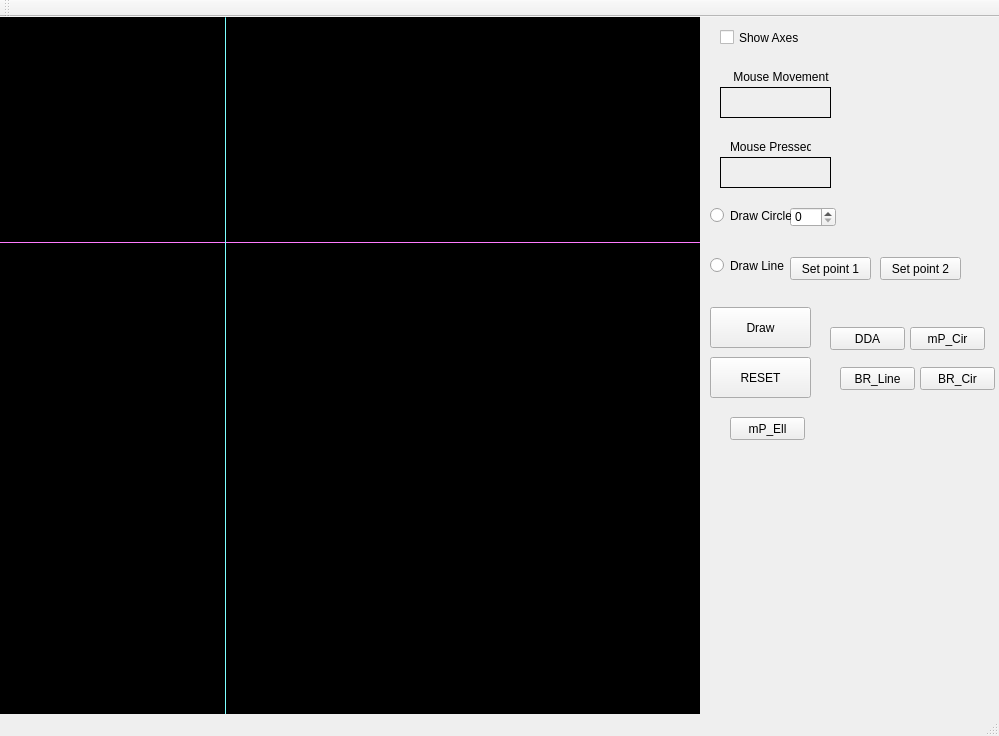
<?xml version="1.0" encoding="UTF-8"?>
<ui version="4.0">
 <class>MainWindow</class>
 <widget class="QMainWindow" name="MainWindow">
  <property name="geometry">
   <rect>
    <x>0</x>
    <y>0</y>
    <width>999</width>
    <height>736</height>
   </rect>
  </property>
  <property name="windowTitle">
   <string>MainWindow</string>
  </property>
  <widget class="QWidget" name="centralWidget">
   <widget class="my_label" name="frame">
    <property name="geometry">
     <rect>
      <x>0</x>
      <y>0</y>
      <width>700</width>
      <height>700</height>
     </rect>
    </property>
    <property name="mouseTracking">
     <bool>true</bool>
    </property>
    <property name="styleSheet">
     <string notr="true">background-color: rgb(0, 0, 0);</string>
    </property>
    <property name="frameShape">
     <enum>QFrame::Box</enum>
    </property>
    <property name="lineWidth">
     <number>1</number>
    </property>
    <property name="text">
     <string/>
    </property>
   </widget>
   <widget class="QLabel" name="mouse_movement">
    <property name="geometry">
     <rect>
      <x>720</x>
      <y>70</y>
      <width>111</width>
      <height>31</height>
     </rect>
    </property>
    <property name="frameShape">
     <enum>QFrame::Panel</enum>
    </property>
    <property name="text">
     <string/>
    </property>
   </widget>
   <widget class="QLabel" name="label_3">
    <property name="geometry">
     <rect>
      <x>720</x>
      <y>50</y>
      <width>111</width>
      <height>20</height>
     </rect>
    </property>
    <property name="text">
     <string>    Mouse Movement</string>
    </property>
   </widget>
   <widget class="QLabel" name="mouse_pressed">
    <property name="geometry">
     <rect>
      <x>720</x>
      <y>140</y>
      <width>111</width>
      <height>31</height>
     </rect>
    </property>
    <property name="frameShape">
     <enum>QFrame::Panel</enum>
    </property>
    <property name="text">
     <string/>
    </property>
   </widget>
   <widget class="QLabel" name="label_5">
    <property name="geometry">
     <rect>
      <x>730</x>
      <y>120</y>
      <width>81</width>
      <height>20</height>
     </rect>
    </property>
    <property name="text">
     <string>Mouse Pressed</string>
    </property>
   </widget>
   <widget class="Line" name="x_axis">
    <property name="geometry">
     <rect>
      <x>0</x>
      <y>225</y>
      <width>700</width>
      <height>1</height>
     </rect>
    </property>
    <property name="styleSheet">
     <string notr="true">background-color: rgb(255, 85, 255);</string>
    </property>
    <property name="orientation">
     <enum>Qt::Horizontal</enum>
    </property>
   </widget>
   <widget class="Line" name="y_axis">
    <property name="geometry">
     <rect>
      <x>225</x>
      <y>0</y>
      <width>1</width>
      <height>700</height>
     </rect>
    </property>
    <property name="styleSheet">
     <string notr="true">
background-color: rgb(85, 255, 255);</string>
    </property>
    <property name="orientation">
     <enum>Qt::Vertical</enum>
    </property>
   </widget>
   <widget class="QCheckBox" name="show_axes">
    <property name="geometry">
     <rect>
      <x>720</x>
      <y>10</y>
      <width>91</width>
      <height>21</height>
     </rect>
    </property>
    <property name="text">
     <string>Show Axes</string>
    </property>
   </widget>
   <widget class="QPushButton" name="Draw">
    <property name="geometry">
     <rect>
      <x>710</x>
      <y>290</y>
      <width>101</width>
      <height>41</height>
     </rect>
    </property>
    <property name="text">
     <string>Draw</string>
    </property>
   </widget>
   <widget class="QSpinBox" name="circle_radius">
    <property name="geometry">
     <rect>
      <x>790</x>
      <y>190</y>
      <width>46</width>
      <height>20</height>
     </rect>
    </property>
   </widget>
   <widget class="QRadioButton" name="draw_circle">
    <property name="geometry">
     <rect>
      <x>710</x>
      <y>190</y>
      <width>81</width>
      <height>17</height>
     </rect>
    </property>
    <property name="text">
     <string>Draw Circle</string>
    </property>
   </widget>
   <widget class="QRadioButton" name="draw_line">
    <property name="geometry">
     <rect>
      <x>710</x>
      <y>240</y>
      <width>77</width>
      <height>17</height>
     </rect>
    </property>
    <property name="text">
     <string>Draw Line</string>
    </property>
   </widget>
   <widget class="QPushButton" name="set_point1">
    <property name="geometry">
     <rect>
      <x>790</x>
      <y>240</y>
      <width>81</width>
      <height>23</height>
     </rect>
    </property>
    <property name="text">
     <string>Set point 1</string>
    </property>
   </widget>
   <widget class="QPushButton" name="set_point2">
    <property name="geometry">
     <rect>
      <x>880</x>
      <y>240</y>
      <width>81</width>
      <height>23</height>
     </rect>
    </property>
    <property name="text">
     <string>Set point 2</string>
    </property>
   </widget>
   <widget class="QPushButton" name="pushButton">
    <property name="geometry">
     <rect>
      <x>710</x>
      <y>340</y>
      <width>101</width>
      <height>41</height>
     </rect>
    </property>
    <property name="text">
     <string>RESET</string>
    </property>
   </widget>
   <widget class="QPushButton" name="pushButton_2">
    <property name="geometry">
     <rect>
      <x>830</x>
      <y>310</y>
      <width>75</width>
      <height>23</height>
     </rect>
    </property>
    <property name="text">
     <string>DDA</string>
    </property>
   </widget>
   <widget class="QPushButton" name="pushButton_3">
    <property name="geometry">
     <rect>
      <x>840</x>
      <y>350</y>
      <width>75</width>
      <height>23</height>
     </rect>
    </property>
    <property name="text">
     <string>BR_Line</string>
    </property>
   </widget>
   <widget class="QPushButton" name="pushButton_4">
    <property name="geometry">
     <rect>
      <x>920</x>
      <y>350</y>
      <width>75</width>
      <height>23</height>
     </rect>
    </property>
    <property name="text">
     <string>BR_Cir</string>
    </property>
   </widget>
   <widget class="QPushButton" name="pushButton_5">
    <property name="geometry">
     <rect>
      <x>910</x>
      <y>310</y>
      <width>75</width>
      <height>23</height>
     </rect>
    </property>
    <property name="text">
     <string>mP_Cir</string>
    </property>
   </widget>
   <widget class="QPushButton" name="pushButton_6">
    <property name="geometry">
     <rect>
      <x>730</x>
      <y>400</y>
      <width>75</width>
      <height>23</height>
     </rect>
    </property>
    <property name="text">
     <string>mP_Ell</string>
    </property>
   </widget>
  </widget>
  <widget class="QMenuBar" name="menuBar">
   <property name="geometry">
    <rect>
     <x>0</x>
     <y>0</y>
     <width>999</width>
     <height>21</height>
    </rect>
   </property>
  </widget>
  <widget class="QToolBar" name="mainToolBar">
   <attribute name="toolBarArea">
    <enum>TopToolBarArea</enum>
   </attribute>
   <attribute name="toolBarBreak">
    <bool>false</bool>
   </attribute>
  </widget>
  <widget class="QStatusBar" name="statusBar"/>
 </widget>
 <layoutdefault spacing="6" margin="11"/>
 <customwidgets>
  <customwidget>
   <class>my_label</class>
   <extends>QLabel</extends>
   <header location="global">my_label.h</header>
  </customwidget>
 </customwidgets>
 <resources/>
 <connections/>
</ui>
